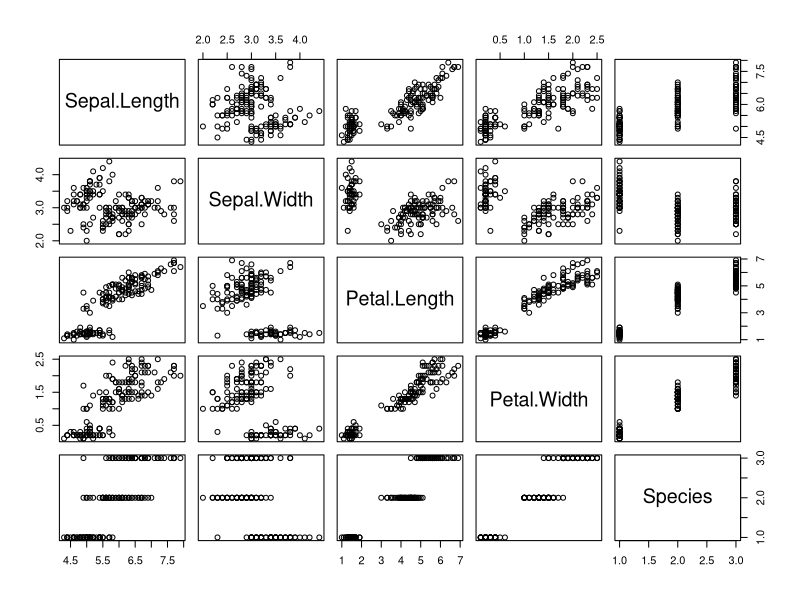
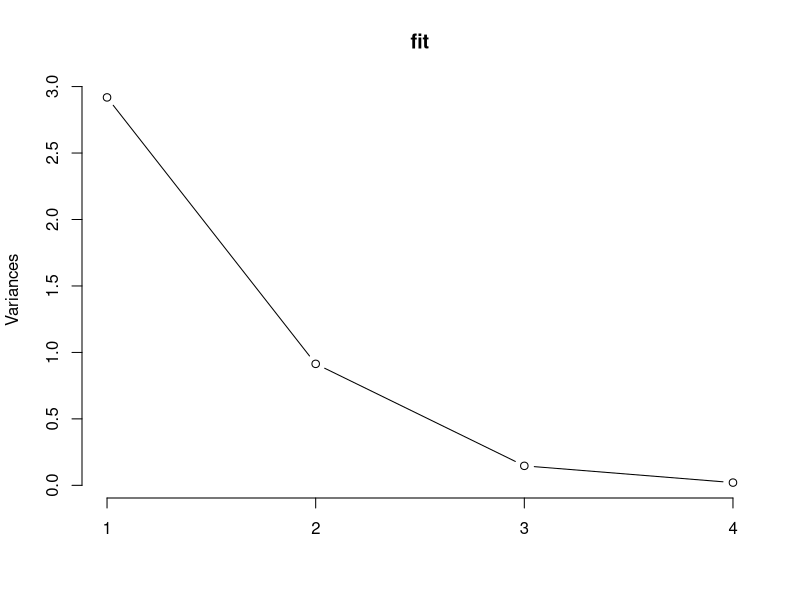
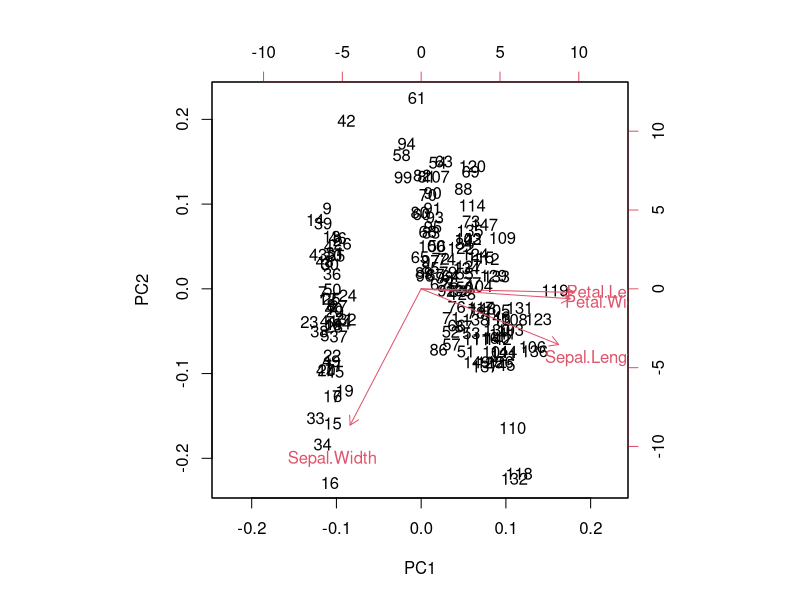

Generate these figures, in order, with R:
dados<-matrix(nrow=10, ncol=2)
dados[,1]<-c(2.5, 0.5, 2.2, 1.9, 3.1, 2.3, 2., 1.0, 1.5, 1.1)
dados[,2]<-c(2.4, 0.7, 2.9, 2.2, 3.0, 2.7, 1.6, 1.1, 1.6, 0.9)

dados[,1]<-dados[,1]-mean(dados[,1])
dados[,2]<-dados[,2]-mean(dados[,2])

covmat<-cov(dados)

autovec<-eigen(covmat)$vectors

comps<-t(t(autovec)%*%t(dados))
# Uso dos pacotes em R
data(iris)
str(iris)
head(iris)
plot(iris)
fit<-prcomp(iris[,-5],scale=TRUE, center=TRUE)
summary(fit)$importance[3,3]
fit$x[,1:2]

plot(fit,type="lines")
cbind(fit$x[,1:2], iris[,5])
biplot(fit)
